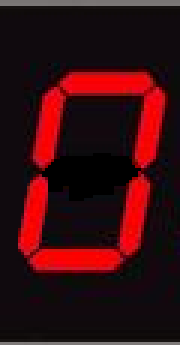
#> input picture images/numbers/0.png, 60 x 115 px (shown 3 times larger)
$ python -i DigitPositionDetector.py   (imports and definitions only)   (older library calls are emulated)
#> lines starting #> are read from the running program, lines starting #| are printed output that depends on the picture; after the words box and inside, x2 and y2 are one past the last pixel; in counts of white or black regions, pixels touching at a corner belong together
### PyDigits/reddigits/DigitModel.py
#!/usr/bin/env python3
# -*- coding: utf-8 -*-
"""
Class encapsulating Digits
"""

import matplotlib.pyplot as plt    # for displaying images

import numpy as np    # ªor arrays

from PIL import Image      # To tag the images
from PIL import ImageDraw

from Utils import Utils

class DigitModel:
    RIGHT  = "RIGHT"
    LEFT   = "LEFT"
    TOP    = "TOP"
    BOTTOM = "BOTTOM"

    """Models a single digit with its position in the larger image and its subImage"""

    def die(self):
        print("DigitModel destroyed")

    def __init__(self, originalImageShape, subImage, minRow, minCol, maxRow, maxCol):
        """Initialize the position of the digit and its subImage"""
        self.subImage = subImage
        self.bbox = { 'tl':(minCol, minRow), 'br':(maxCol, maxRow) }
        self.center = (minCol+(maxCol-minCol)/2, minRow+(maxRow-minRow)/2)
        self.fuzzyPosition = DigitModel.computeFuzzyPosition(originalImageShape, self.center)
        self.guessedValue = None

    # [14 lines left out: functions __str__, tagImage, not called in this run]

    @staticmethod
    def computeFuzzyPosition(originalImageShape, center):
        """Position relative to the big picture : (Top/Bottom, Left/Right)"""
        fPos = "NO FUZZY POSITION"
        originalImageWidth  = originalImageShape[1]
        originalImageHeight = originalImageShape[0]
        xCenter = center[0]
        yCenter = center[1]
        if yCenter > originalImageHeight/2:
            fPos = DigitModel.BOTTOM
        else:
            fPos = DigitModel.TOP

        if xCenter > originalImageWidth/2:
            fPos += " " + DigitModel.RIGHT
        else:
            fPos += " " + DigitModel.LEFT
        return fPos

    # [5 lines left out: function getTaggedImage, not called in this run]

    def display(self):
        plt.imshow(self.getTaggedImage())
        plt.show()


# [8 lines that do not run on import are left out]

### PyDigits/reddigits/DigitPositionDetector.py
#!/usr/bin/env python3
# -*- coding: utf-8 -*-
"""
The module that has utilities to detect the positions of the digits
Entry Point for Position Detection
"""

import sys   # To get commanline arguments

import numpy as np

from skimage import feature, filters  # data, io,
from skimage.morphology import label
from skimage.measure import regionprops

import matplotlib.pyplot as plt
import matplotlib.patches as mpatches


from DigitModel import DigitModel
from Utils import Utils

class DigitPositionDetector:

    """Detects multiple digits in a large image."""

    BASE_DIR    = "/home/guigui/GMCodes/RedDigits/"
    IMAGE_DIR   = BASE_DIR + "/images/"
    CLEANED_DIR = IMAGE_DIR + "/numbers_cleaned/"
    DETECT_DIR  = IMAGE_DIR + "/detectPosition/"
    FUSION_BLUR = 1.04

    def die(self):
        print("DigitDetector destroyed")

    def __init__(self, image):
        """Initializes the detector by loading the image (where to look for digits)"""
        self._imageOriginal = image
        self._imageProcessed = None
        self.toBaW()
        self._detectedDigits = []

    def toBaW(self):
        self._imageProcessed = np.mean(self._imageOriginal, -1)           # trick to rgb2grey
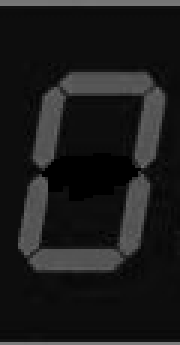
#> self._imageProcessed: shape (115, 60) float64 (shown 3 times larger); min 0, max 123, mean 27.6
        self._imageProcessed = filters.gaussian(self._imageProcessed,
                                                sigma=DigitPositionDetector.FUSION_BLUR) # trying to merge parts of the digits by bluring
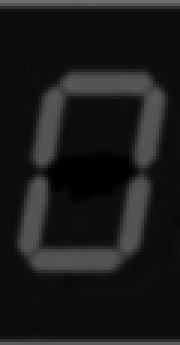
#> self._imageProcessed: shape (115, 60) float64 (shown 3 times larger); min 0, max 112.4, mean 27.7
        mean = np.mean(self._imageProcessed)                              # making image strict B&W
#> mean = 27.69
        self._imageProcessed[self._imageProcessed >  mean] = 255
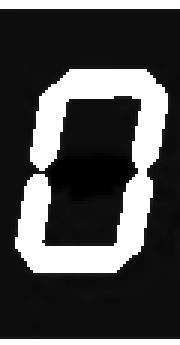
#> self._imageProcessed: shape (115, 60) float64 (shown 3 times larger); min 0, max 255, mean 76.1
        self._imageProcessed[self._imageProcessed <= mean] = 0
#> self._imageProcessed: shape (115, 60) float64; 26% white; 3 white regions, box (x1, y1, x2, y2) and area: (5, 23, 56, 91) 1494, (0, 0, 60, 3) 180, (0, 113, 60, 115) 120

    def detect(self):
        edges = feature.canny(self._imageProcessed, sigma=1, low_threshold=None, high_threshold=None)
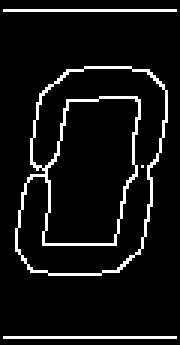
#> edges: shape (115, 60) bool (shown 3 times larger); 7.3% white in thin lines or dots
        labels = label(edges)
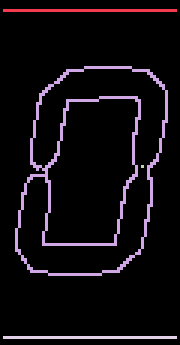
#> labels: shape (115, 60) int32 (shown 3 times larger); 5 distinct labels, from 0 to 4; one colour per label, 0 black
        for region in regionprops(labels):
            minrow, mincol, maxrow, maxcol = region.bbox
            subImage = self._imageOriginal[minrow:maxrow, mincol:maxcol]
            self._detectedDigits.append(DigitModel(self._imageOriginal.shape, subImage, minrow, mincol, maxrow, maxcol))
#> this loop made 4 passes
#> (minrow, mincol, maxrow, maxcol) on passes 1, 2, 4: (3, 1, 4, 59), (22, 5, 92, 56), (112, 1, 113, 59)
#> (minrow, mincol, maxrow, maxcol) on pass 3: (55, 47, 56, 48)
#> pass 2, in detect, `subImage = self._imageOriginal[minrow:maxrow, mincol:maxcol]`:
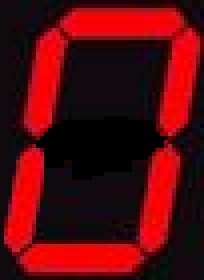
#> subImage: shape (70, 51, 3) (shown 4 times larger); mean R, G, B 86.5, 7.9, 12.4
#> after the loop, self._detectedDigits = 4 items

    def displayImage(self):
        plt.imshow(self._imageOriginal)
        plt.show()

    def displayDetectedPositions(self):
        fig, ax = plt.subplots(1)
        plt.imshow(self._imageOriginal)
        for digit in self._detectedDigits:
            minx = digit.bbox["tl"][0]
            maxx = digit.bbox["br"][0]
            miny = digit.bbox["tl"][1]
            maxy = digit.bbox["br"][1]
            rect = mpatches.Rectangle((minx, miny), maxx-minx, maxy-miny,
                                      fill=False, edgecolor='blue', linewidth=2)
            ax.add_patch(rect)
        plt.show()

    def getDetectedDigits(self):
        return(self._detectedDigits)


# [29 lines not run here, left out]

>>> import cv2
>>> picture = cv2.cvtColor(cv2.imread('../../images/numbers/0.png'), cv2.COLOR_BGR2RGB)
>>> result = DigitPositionDetector(picture).detect()
#> result = None

$ run again, on images/numbers/1.png
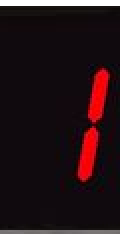
#> input picture images/numbers/1.png, 60 x 120 px (shown 2 times larger)
#> mean = 30.94
#> in detect, `edges = feature.canny(self._imageProcessed, sigma=1, low_threshold=Non..`:
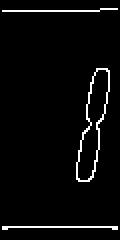
#> edges: shape (120, 60) bool (shown 2 times larger); 3.6% white in thin lines or dots, all inside (x1, y1, x2, y2) = (1, 4, 59, 115)
#> in detect, `labels = label(edges)`:
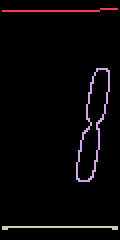
#> labels: shape (120, 60) int32 (shown 2 times larger); 4 distinct labels, from 0 to 3; one colour per label, 0 black
#> the loop in detect, `for region in regionprops(labels):` made 3 passes
#> (minrow, mincol, maxrow, maxcol) on passes 1 to 3: (4, 1, 6, 59), (34, 38, 91, 55), (113, 1, 115, 59)
#> after the loop in detect, `for region in regionprops(labels):`: self._detectedDigits = 3 items
#> result = None

$ run again, on images/numbers/3.png
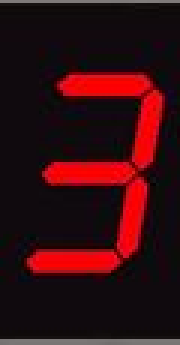
#> input picture images/numbers/3.png, 60 x 115 px (shown 3 times larger)
#> mean = 26.98
#> edges: shape (115, 60) bool; 6.3% white in thin lines or dots
#> in detect, `labels = label(edges)`:
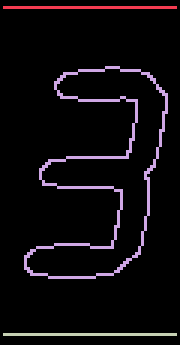
#> labels: shape (115, 60) int32 (shown 3 times larger); 4 distinct labels, from 0 to 3; one colour per label, 0 black
#> the loop in detect, `for region in regionprops(labels):` made 3 passes
#> (minrow, mincol, maxrow, maxcol) on passes 1 to 3: (2, 1, 3, 59), (22, 8, 93, 56), (111, 1, 112, 59)
#> pass 2, in detect, `subImage = self._imageOriginal[minrow:maxrow, mincol:maxcol]`:
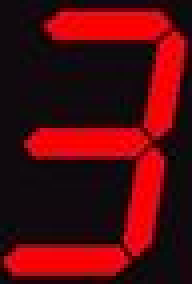
#> subImage: shape (71, 48, 3) (shown 4 times larger); mean R, G, B 83.4, 8.7, 13.5
#> after the loop in detect, `for region in regionprops(labels):`: self._detectedDigits = 3 items
#> result = None

$ run again, on images/numbers/7.png
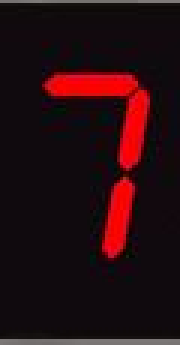
#> input picture images/numbers/7.png, 60 x 115 px (shown 3 times larger)
#> mean = 22.31
#> edges: shape (115, 60) bool; 4.6% white in thin lines or dots
#> in detect, `labels = label(edges)`:
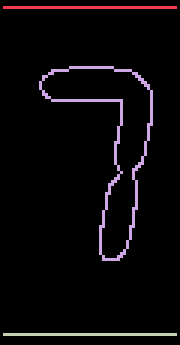
#> labels: shape (115, 60) int32 (shown 3 times larger); 4 distinct labels, from 0 to 3; one colour per label, 0 black
#> the loop in detect, `for region in regionprops(labels):` made 3 passes
#> (minrow, mincol, maxrow, maxcol) on passes 1 to 3: (2, 1, 3, 59), (22, 13, 87, 51), (111, 1, 112, 59)
#> pass 2, in detect, `subImage = self._imageOriginal[minrow:maxrow, mincol:maxcol]`:
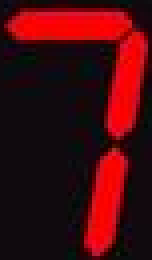
#> subImage: shape (65, 38, 3) (shown 4 times larger); mean R, G, B 69.5, 8.8, 13.4
#> after the loop in detect, `for region in regionprops(labels):`: self._detectedDigits = 3 items
#> result = None
